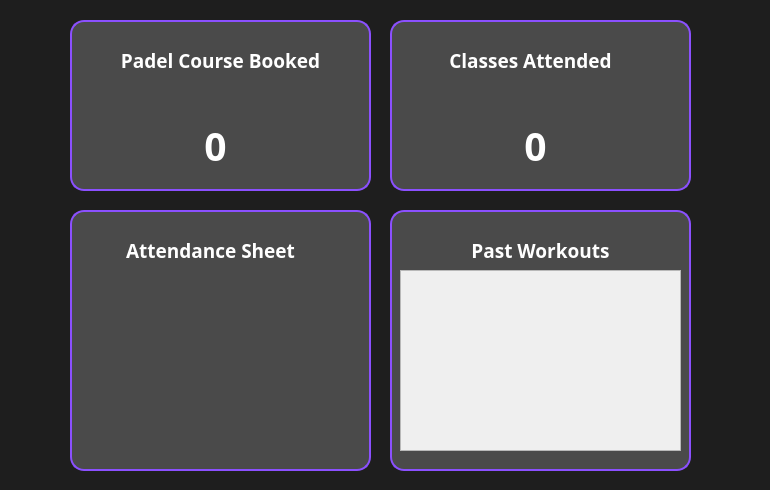
<?xml version="1.0" encoding="UTF-8"?>
<ui version="4.0">
 <class>DashboardClass</class>
 <widget class="QWidget" name="DashboardClass">
  <property name="geometry">
   <rect>
    <x>0</x>
    <y>0</y>
    <width>770</width>
    <height>490</height>
   </rect>
  </property>
  <property name="windowTitle">
   <string>Form</string>
  </property>
  <property name="styleSheet">
   <string notr="true">QWidget#DashboardClass{
color: blue;
}</string>
  </property>
  <widget class="QWidget" name="PadelCounter" native="true">
   <property name="geometry">
    <rect>
     <x>70</x>
     <y>20</y>
     <width>301</width>
     <height>171</height>
    </rect>
   </property>
   <property name="styleSheet">
    <string notr="true">QWidget#PadelCounter{
	background-color: #4A4A4A;
    border: 2px solid #8B50FF ;
    border-radius: 14px;
}</string>
   </property>
   <widget class="QLabel" name="PadelLabel">
    <property name="geometry">
     <rect>
      <x>0</x>
      <y>20</y>
      <width>301</width>
      <height>41</height>
     </rect>
    </property>
    <property name="font">
     <font>
      <family>Futura</family>
      <pointsize>14</pointsize>
      <bold>true</bold>
     </font>
    </property>
    <property name="styleSheet">
     <string notr="true">background-color: transparent;
color: white;
</string>
    </property>
    <property name="text">
     <string>Padel Course Booked</string>
    </property>
    <property name="alignment">
     <set>Qt::AlignmentFlag::AlignCenter</set>
    </property>
   </widget>
   <widget class="QWidget" name="PadelGauge" native="true">
    <property name="geometry">
     <rect>
      <x>80</x>
      <y>70</y>
      <width>131</width>
      <height>81</height>
     </rect>
    </property>
    <property name="styleSheet">
     <string notr="true"/>
    </property>
   </widget>
   <widget class="QLabel" name="PCounter">
    <property name="geometry">
     <rect>
      <x>100</x>
      <y>100</y>
      <width>91</width>
      <height>51</height>
     </rect>
    </property>
    <property name="font">
     <font>
      <family>Futura</family>
      <pointsize>29</pointsize>
      <bold>true</bold>
     </font>
    </property>
    <property name="styleSheet">
     <string notr="true">color: white;</string>
    </property>
    <property name="text">
     <string>0</string>
    </property>
    <property name="alignment">
     <set>Qt::AlignmentFlag::AlignCenter</set>
    </property>
   </widget>
  </widget>
  <widget class="QWidget" name="ClassesCounter" native="true">
   <property name="geometry">
    <rect>
     <x>390</x>
     <y>20</y>
     <width>301</width>
     <height>171</height>
    </rect>
   </property>
   <property name="styleSheet">
    <string notr="true">QWidget#ClassesCounter{
	background-color: #4A4A4A;
    border: 2px solid #8B50FF ;
    border-radius: 14px;
}</string>
   </property>
   <widget class="QLabel" name="ClassesLabel">
    <property name="geometry">
     <rect>
      <x>0</x>
      <y>20</y>
      <width>281</width>
      <height>41</height>
     </rect>
    </property>
    <property name="font">
     <font>
      <family>Futura</family>
      <pointsize>14</pointsize>
      <bold>true</bold>
     </font>
    </property>
    <property name="styleSheet">
     <string notr="true">background-color: transparent;
color: white;
</string>
    </property>
    <property name="text">
     <string>Classes Attended</string>
    </property>
    <property name="alignment">
     <set>Qt::AlignmentFlag::AlignCenter</set>
    </property>
   </widget>
   <widget class="QLabel" name="CCounter">
    <property name="geometry">
     <rect>
      <x>100</x>
      <y>100</y>
      <width>91</width>
      <height>51</height>
     </rect>
    </property>
    <property name="font">
     <font>
      <family>Futura</family>
      <pointsize>29</pointsize>
      <bold>true</bold>
     </font>
    </property>
    <property name="styleSheet">
     <string notr="true">color: white;</string>
    </property>
    <property name="text">
     <string>0</string>
    </property>
    <property name="alignment">
     <set>Qt::AlignmentFlag::AlignCenter</set>
    </property>
   </widget>
   <widget class="QWidget" name="ClassGauge" native="true">
    <property name="geometry">
     <rect>
      <x>80</x>
      <y>70</y>
      <width>131</width>
      <height>81</height>
     </rect>
    </property>
    <property name="styleSheet">
     <string notr="true"/>
    </property>
   </widget>
   <zorder>ClassesLabel</zorder>
   <zorder>ClassGauge</zorder>
   <zorder>CCounter</zorder>
  </widget>
  <widget class="QWidget" name="AttendancePane" native="true">
   <property name="geometry">
    <rect>
     <x>70</x>
     <y>210</y>
     <width>301</width>
     <height>261</height>
    </rect>
   </property>
   <property name="styleSheet">
    <string notr="true">QWidget#AttendancePane{
	background-color: #4A4A4A;
    border: 2px solid #8B50FF ;
    border-radius: 14px;
}</string>
   </property>
   <widget class="QWidget" name="gridLayoutWidget">
    <property name="geometry">
     <rect>
      <x>10</x>
      <y>60</y>
      <width>281</width>
      <height>181</height>
     </rect>
    </property>
    <layout class="QGridLayout" name="AttendanceSheet"/>
   </widget>
   <widget class="QLabel" name="AttendanceLabel">
    <property name="geometry">
     <rect>
      <x>0</x>
      <y>20</y>
      <width>281</width>
      <height>41</height>
     </rect>
    </property>
    <property name="font">
     <font>
      <family>Futura</family>
      <pointsize>14</pointsize>
      <bold>true</bold>
     </font>
    </property>
    <property name="styleSheet">
     <string notr="true">background-color: transparent;
color: white;</string>
    </property>
    <property name="text">
     <string>Attendance Sheet</string>
    </property>
    <property name="alignment">
     <set>Qt::AlignmentFlag::AlignCenter</set>
    </property>
   </widget>
  </widget>
  <widget class="QWidget" name="PastWorkouts" native="true">
   <property name="geometry">
    <rect>
     <x>390</x>
     <y>210</y>
     <width>301</width>
     <height>261</height>
    </rect>
   </property>
   <property name="styleSheet">
    <string notr="true">QWidget#PastWorkouts{
	background-color: #4A4A4A;
    border: 2px solid #8B50FF ;
    border-radius: 14px;
}</string>
   </property>
   <widget class="QLabel" name="WorkoutsLabel">
    <property name="geometry">
     <rect>
      <x>10</x>
      <y>20</y>
      <width>281</width>
      <height>41</height>
     </rect>
    </property>
    <property name="font">
     <font>
      <family>Futura</family>
      <pointsize>14</pointsize>
      <bold>true</bold>
     </font>
    </property>
    <property name="styleSheet">
     <string notr="true">background-color: transparent;
color: white;
</string>
    </property>
    <property name="text">
     <string>Past Workouts</string>
    </property>
    <property name="alignment">
     <set>Qt::AlignmentFlag::AlignCenter</set>
    </property>
   </widget>
   <widget class="QScrollArea" name="scrollArea">
    <property name="geometry">
     <rect>
      <x>10</x>
      <y>60</y>
      <width>281</width>
      <height>181</height>
     </rect>
    </property>
    <property name="styleSheet">
     <string notr="true">QScrollBar{
	border: none;
}
QScrollBar:vertical {
    background: white;
    width: 10px;
    margin: 0px;
}

QScrollBar::handle:vertical {
    background: #8B50FF;
    border-radius: 5px;
    min-height: 40px;
}

QScrollBar::add-line:vertical,
QScrollBar::sub-line:vertical {
    height: 0px;
}
</string>
    </property>
    <property name="horizontalScrollBarPolicy">
     <enum>Qt::ScrollBarPolicy::ScrollBarAlwaysOff</enum>
    </property>
    <property name="widgetResizable">
     <bool>true</bool>
    </property>
    <widget class="QWidget" name="scrollAreaWidgetContents">
     <property name="geometry">
      <rect>
       <x>0</x>
       <y>0</y>
       <width>279</width>
       <height>179</height>
      </rect>
     </property>
     <property name="maximumSize">
      <size>
       <width>16777215</width>
       <height>16777215</height>
      </size>
     </property>
    </widget>
   </widget>
  </widget>
  <widget class="QLabel" name="Background">
   <property name="geometry">
    <rect>
     <x>0</x>
     <y>0</y>
     <width>770</width>
     <height>490</height>
    </rect>
   </property>
   <property name="styleSheet">
    <string notr="true"> background-color:#1e1e1e; </string>
   </property>
   <property name="text">
    <string/>
   </property>
  </widget>
  <zorder>Background</zorder>
  <zorder>PadelCounter</zorder>
  <zorder>ClassesCounter</zorder>
  <zorder>AttendancePane</zorder>
  <zorder>PastWorkouts</zorder>
 </widget>
 <resources/>
 <connections/>
</ui>
